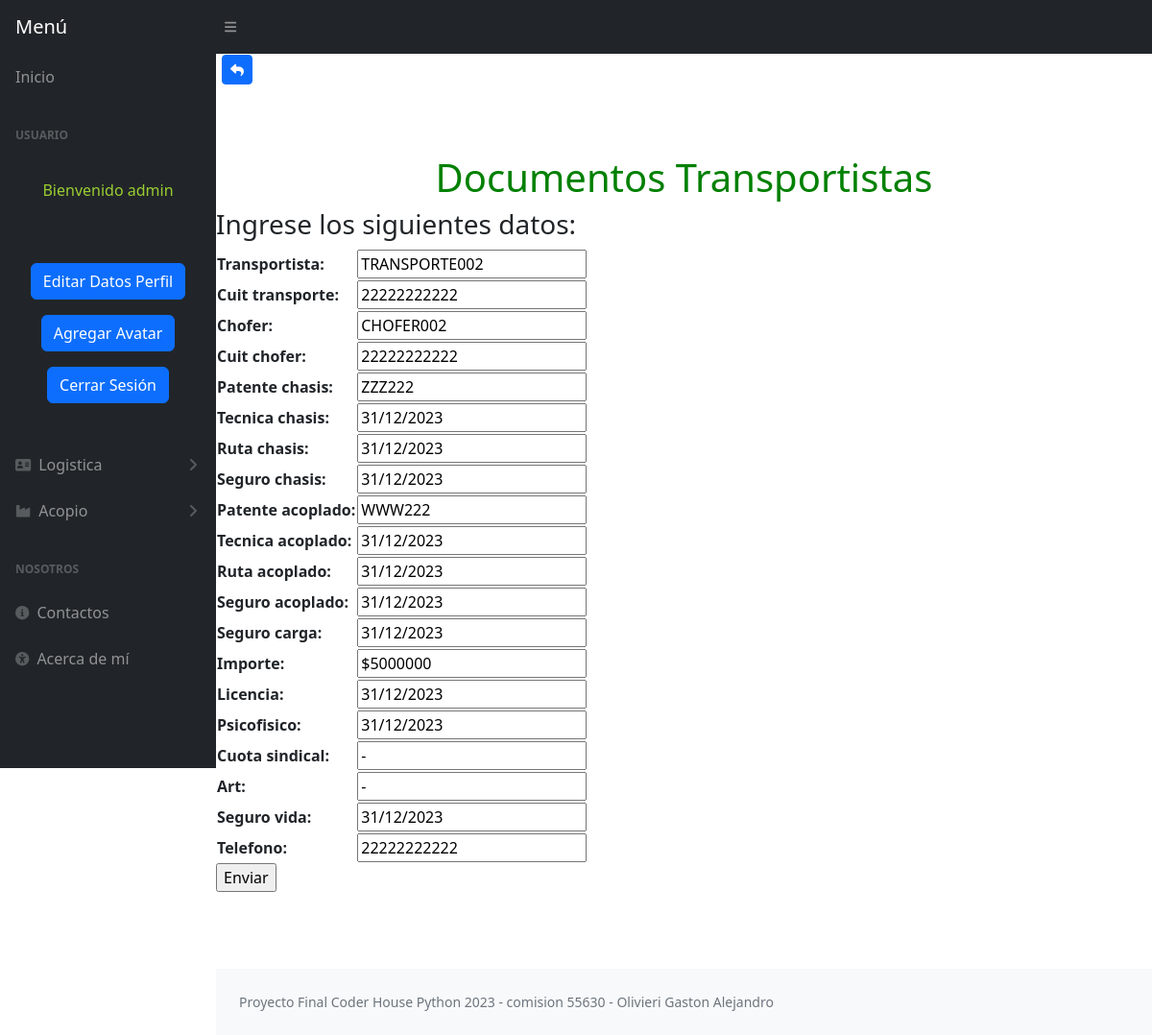
Page /update_papeles/3/ (signed in) on the committed database.
### aplicacion1/models.py (models this page shows, shortened)
class Papel(models.Model):
    transportista = models.CharField(max_length=100)
    cuit_transporte = models.IntegerField()
    chofer = models.CharField(max_length=100)
    cuit_chofer = models.IntegerField()
    patente_chasis = models.CharField(max_length=10)
    tecnica_chasis = models.CharField(max_length=10)
    ruta_chasis = models.CharField(max_length=10)
    seguro_chasis = models.CharField(max_length=10)
    patente_acoplado = models.CharField(max_length=10)
    tecnica_acoplado = models.CharField(max_length=10)
    ruta_acoplado = models.CharField(max_length=10)
    seguro_acoplado = models.CharField(max_length=10)
    seguro_carga = models.CharField(max_length=10)
    importe = models.CharField(max_length=10)
    licencia = models.CharField(max_length=10)
    psicofisico = models.CharField(max_length=10)
    cuota_sindical = models.CharField(max_length=10)
    art = models.CharField(max_length=10)
    seguro_vida = models.CharField(max_length=10)
    telefono = models.IntegerField()
    class Meta:
        verbose_name = "Papel"
        verbose_name_plural = "Papeles"

### aplicacion1/views.py (the view)
# urls.py: path('update_papeles/<int:pk>/', PapelUpdate.as_view(), name="update_papeles" ),
class PapelUpdate(LoginRequiredMixin, UpdateView):
    model = Papel
    fields = ['transportista', 'cuit_transporte', 'chofer', 'cuit_chofer', 'patente_chasis', 'tecnica_chasis', 'ruta_chasis', 'seguro_chasis', 'patente_acoplado', 'tecnica_acoplado', 'ruta_acoplado', 'seguro_acoplado', 'seguro_carga', 'importe', 'licencia', 'psicofisico', 'cuota_sindical', 'art', 'seguro_vida', 'telefono' ]
    success_url = reverse_lazy('papeles')

### aplicacion1/templates/aplicacion1/papel_form.html (shortened to what this page needs)
{% extends 'aplicacion1/base.html' %}
{% load static %}
{% block Atras %}
<table>
    <tr>
        <td width="5">
        </td>
        <td>
            <a
            href="{% url 'papeles' %}"
            class="btn btn-primary btn-sm"
            ><i class="fa-solid fa-reply"></i>
            </a>
        </td>
    </tr>
</table>
{% endblock Atras %}
{% block Titulo %}
<div class="text-center t">
    <br>
    <br>
    <br>
    <h1 style="color: green;">Documentos Transportistas</h1>
</div>
{% endblock Titulo %}
{% block Contenido %}
<h3>Ingrese los siguientes datos:</h3>
    <form action="" method="POST">
        <table>
            {{ form.as_table }}
        </table>
        <input type="submit" value="Enviar">
    </form>
{% endblock Contenido %}
{% block Observacion %}
<div class="text-center">
    <br>
    <br>
    <br>
</div>
{% endblock Observacion %}

### aplicacion1/templates/aplicacion1/base.html (shortened to what this page needs)
<!DOCTYPE html>
<html lang="en">
    <head>
        {% load static %}
        <link href="https://cdn.jsdelivr.net/npm/simple-datatables@7.1.2/dist/style.min.css" rel="stylesheet" />
        <link href="{% static 'aplicacion1/css/styles.css' %}" rel="stylesheet" />
    </head>
    <body class="sb-nav-fixed">
        <nav class="sb-topnav navbar navbar-expand navbar-dark bg-dark">
            <a class="navbar-brand ps-3">Menú</a>
            <button class="btn btn-link btn-sm order-1 order-lg-0 me-4 me-lg-0" id="sidebarToggle" href="#"><i class="fas fa-bars"></i></button>
        </nav>
        <div id="layoutSidenav">
            <div id="layoutSidenav_nav">
                <nav class="sb-sidenav accordion sb-sidenav-dark" id="sidenavAccordion">
                    <div class="sb-sidenav-menu">
                        <div class="nav">
                            <a class="nav-link" href="{% url 'inicio' %}">Inicio</a>
                            <div class="sb-sidenav-menu-heading">USUARIO</div>
                            {% if user.is_authenticated %}
                                    <br>
                                    <div class="text-center">
                                        <p style="color:yellowgreen">Bienvenido {{user.username}}</p>
                                        <div class="text-center">
                                        </div>
                                        <br>
                                        <p><a class="btn btn-primary" href="{% url 'editar_perfil' %}">Editar Datos Perfil</a></p>
                                        <p><a class="btn btn-primary" href="{% url 'nuevoAvatar' %}">Agregar Avatar</a></p>
                                        <p><a class="btn btn-primary" href="{% url 'logout' %}">Cerrar Sesión</a></p>
                                    </div>
                                    <br>
                                    <a class="nav-link collapsed" href="#" data-bs-toggle="collapse" data-bs-target="#collapseLayouts" aria-expanded="false" aria-controls="collapseLayouts">
                                        <div class="sb-nav-link-icon"><i class="fa-solid fa-address-card"></i></div>
                                        Logistica
                                        <div class="sb-sidenav-collapse-arrow"><i class="fas fa-angle-down"></i></div>
                                    </a>
                            <a class="nav-link collapsed" href="#" data-bs-toggle="collapse" data-bs-target="#collapsePages" aria-expanded="false" aria-controls="collapsePages">
                                        <div class="sb-nav-link-icon"><i class="fa-solid fa-industry"></i></div>
                                        Acopio
                                        <div class="sb-sidenav-collapse-arrow"><i class="fas fa-angle-down"></i></div>
                                    </a>
                            {% endif %}
                            <div class="sb-sidenav-menu-heading">Nosotros</div>
                            <a class="nav-link" href="{% url 'contactos' %}">
                                <div class="sb-nav-link-icon"><i class="fa-solid fa-circle-info"></i></div>
                                Contactos
                            </a>
                            <a class="nav-link" href="{% url 'AcercaDeMi' %}">
                                <div class="sb-nav-link-icon"><i class="fa-solid fa-universal-access"></i></div>
                                Acerca de mí
                            </a>
                        </div>
                    </div>
                </nav>
            </div>
            <div id="layoutSidenav_content">
                {% block Atras %}
                {% endblock Atras %}
                {% block Titulo %}
                {% endblock Titulo %}
                {% block Contenido %}
                {% endblock Contenido %}
                {% block Observacion %}
                {% endblock Observacion %}
                <footer class="py-4 bg-light mt-auto">
                    <div class="container-fluid px-4">
                        <div class="d-flex align-items-center justify-content-between small">
                            <div class="text-muted">Proyecto Final Coder House Python 2023 - comision 55630 - Olivieri Gaston Alejandro</div>
                        </div>
                    </div>
                </footer>
            </div>
        </div>
    </body>
</html>

### rows in the picture
Papel: transportista "TRANSPORTE002", cuit_transporte "22222222222", chofer "CHOFER002", cuit_chofer "22222222222", patente_chasis "ZZZ222", tecnica_chasis "31/12/2023", ruta_chasis "31/12/2023", seguro_chasis "31/12/2023", patente_acoplado "WWW222", tecnica_acoplado "31/12/2023", ruta_acoplado "31/12/2023", seguro_acoplado "31/12/2023", seguro_carga "31/12/2023", importe "$5000000", licencia "31/12/2023", psicofisico "31/12/2023", cuota_sindical "-", art "-", seguro_vida "31/12/2023", telefono "22222222222"

### other values in the picture
{{ user.username }} "admin"
